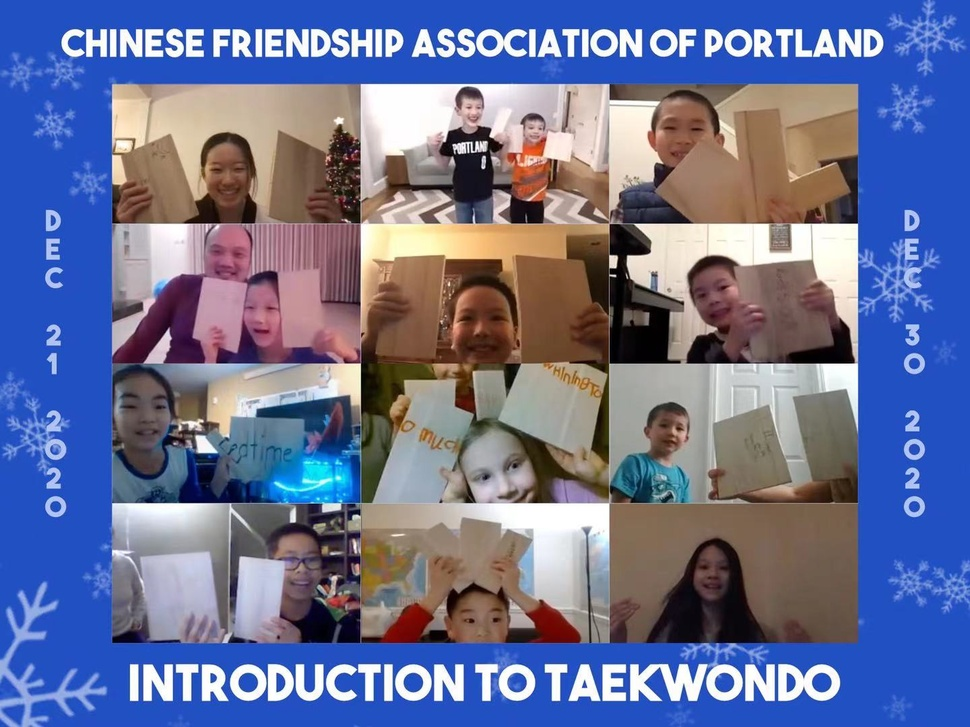
#> input picture projects/FaceDector-HaarCascade/WechatIMG6.jpeg, 970 x 727 px, shrunk from 1440 x 1080 before the run
$ python face_detector.py
#> lines starting #> are read from the running program, lines starting #| are printed output that depends on the picture; after the words box and inside, x2 and y2 are one past the last pixel; in counts of white or black regions, pixels touching at a corner belong together
import cv2

WindowName = 'Face Detector'
cv2.namedWindow(WindowName, cv2.WINDOW_NORMAL)
cv2.setWindowProperty(WindowName, cv2.WND_PROP_FULLSCREEN, cv2.WINDOW_FULLSCREEN)
cv2.setWindowProperty(WindowName, cv2.WND_PROP_FULLSCREEN, cv2.WINDOW_NORMAL)

# Load some pre-trained data on face from opencv (haar cascade algorithm)
trained_face_data=cv2.CascadeClassifier('haarcascade_frontalface_default.xml')

# Choose an image to detect faces in
img = cv2.imread('WechatIMG6.jpeg')
#> img is the input picture: shape (727, 970, 3); mean B, G, R 150, 113.2, 105.8

# cv2.imshow('Face Detector', img)

grayscaled_img = cv2.cvtColor(img, cv2.COLOR_BGR2GRAY)
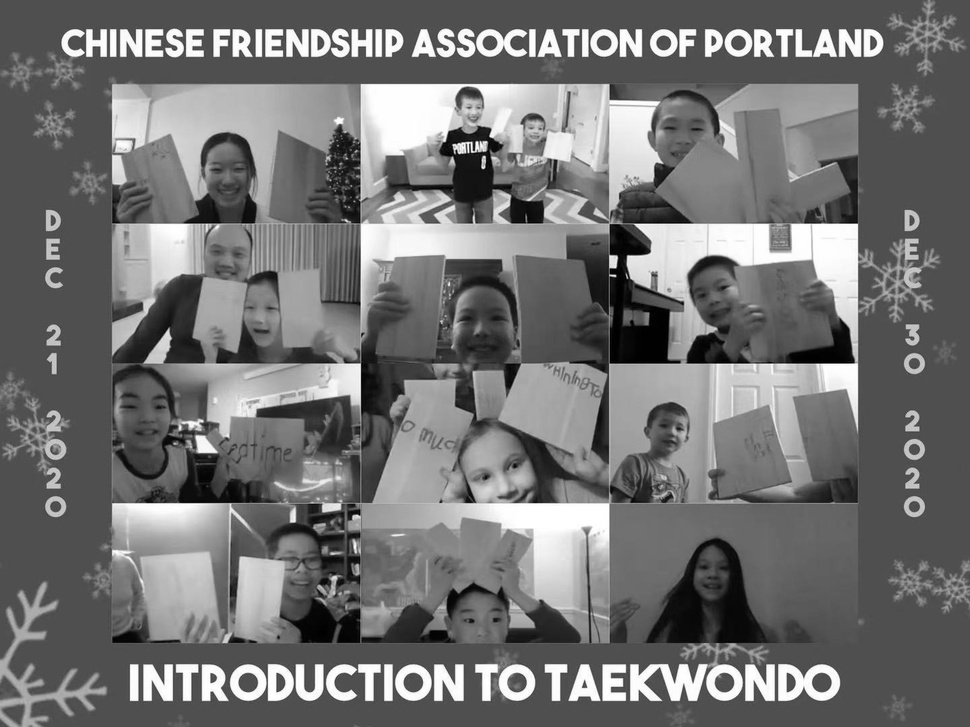
#> grayscaled_img: shape (727, 970); min 0, max 255, mean 115.2

# cv2.imshow('Face Detector', grayscaled_img)

# detect faces
face_coordinates = trained_face_data.detectMultiScale(grayscaled_img)
#> face_coordinates = 13 rows, first 6: [522, 118, 26, 26], [458, 95, 32, 32], [649, 408, 47, 47], [688, 547, 51, 51], [199, 147, 57, 57], [200, 232, 55, 55]

# print(face_coordinates)
for face_position in face_coordinates:
    # (x, y, w, h) = face_coordinates[#]
    (x, y, w, h) = face_position
    cv2.rectangle(img, (x, y), (x+w, y+h), (0, 255, 0), 2) # green color box
#> this loop made 13 passes
#> (x, y, w, h) on passes 1 to 12: (522, 118, 26, 26), (458, 95, 32, 32), (649, 408, 47, 47), (688, 547, 51, 51), (199, 147, 57, 57), (200, 232, 55, 55), (685, 268, 56, 56), (232, 286, 60, 60), (649, 103, 64, 64), (445, 290, 74, 74), (112, 380, 68, 68), (194, 117, 69, 69)
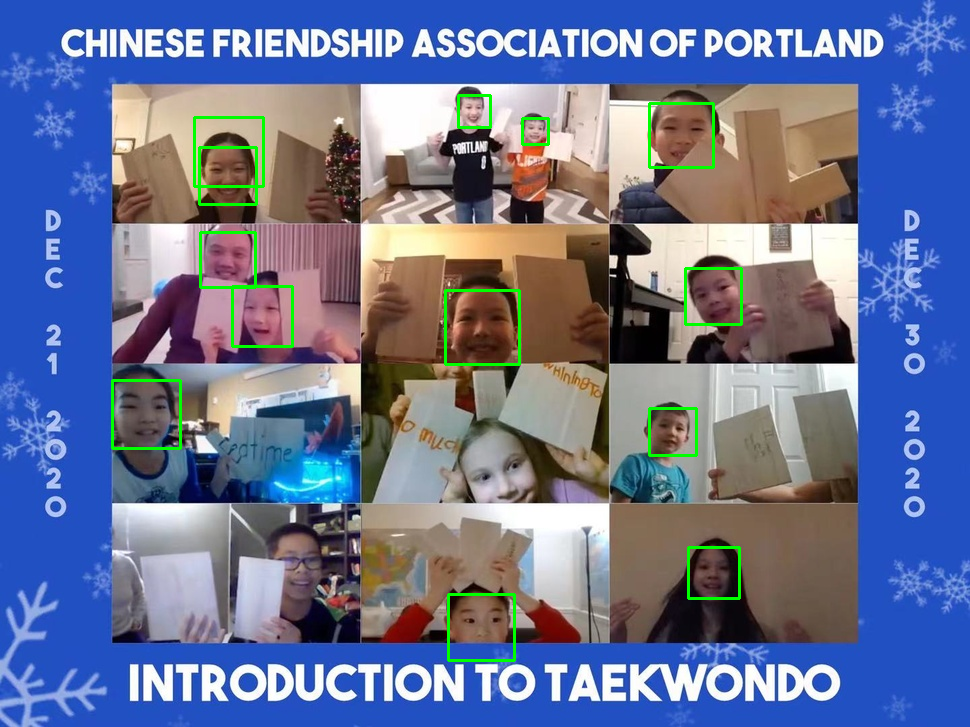
#> img: shape (727, 970, 3); 1.22% of pixels changed, all inside (x1, y1, x2, y2) = (111, 94, 743, 662)

cv2.imshow(WindowName, img)

# wait for any key stroke
cv2.waitKey()

print("Ended")
